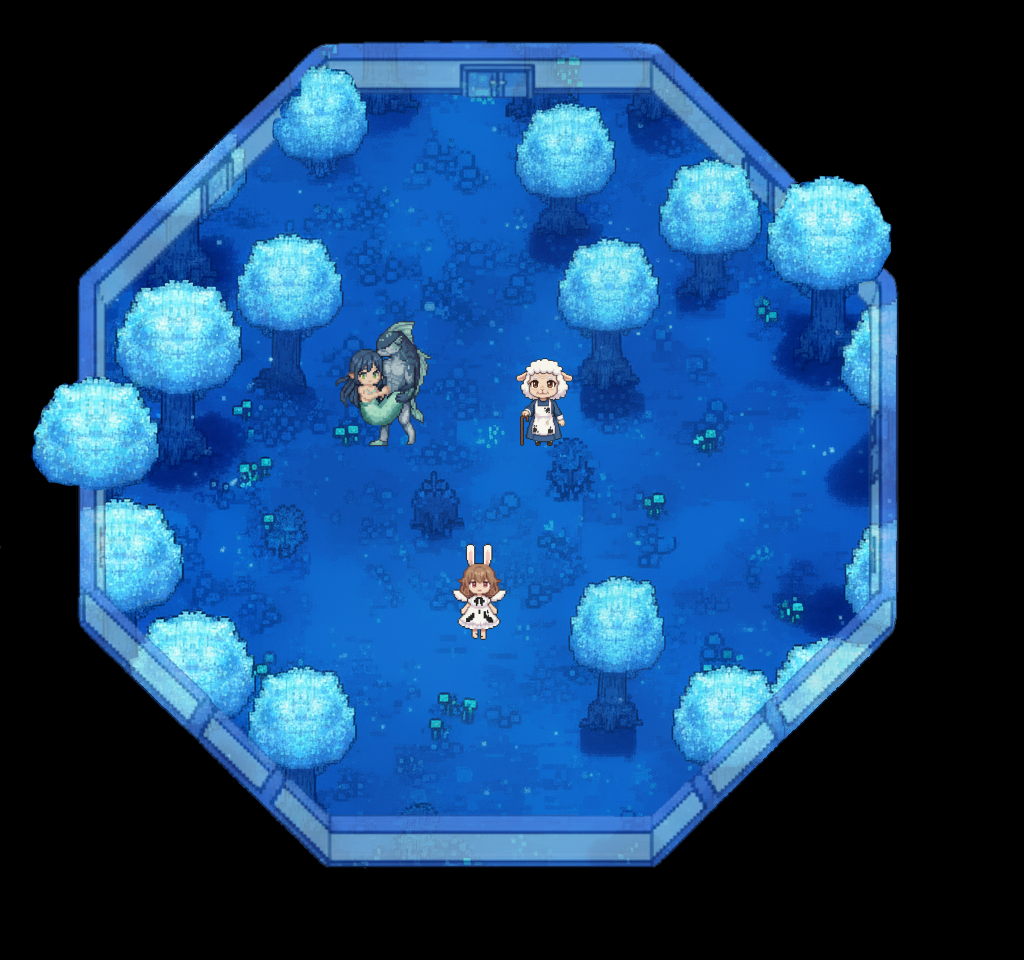

Below is a game level as drawn by its tile map, then a one-line description and the .tmx file that defines it, in full:
An orthogonal 16x15 tile map with 64x64 px tiles, 2 tile layers (ground, monster), 4 tilesets and 42 objects (from_hall, blue_hall, closed_door, fish, sheep, ...).

<map version="1.10" tiledversion="1.11.2" orientation="orthogonal" renderorder="right-down" width="16" height="15" tilewidth="64" tileheight="64" infinite="0" nextlayerid="9" nextobjectid="59">
 <tileset firstgid="1" source="blue.tsx" />
 <tileset firstgid="257" source="../fish/fish.tsx" />
 <tileset firstgid="261" source="../sheep/sheep.tsx" />
 <tileset firstgid="263" source="../bunny/bunny.tsx" />
 <layer id="6" name="ground" width="16" height="15">
  <data encoding="csv">
17,18,19,20,21,22,23,24,25,26,27,28,29,30,31,0,
33,34,35,36,37,38,39,40,41,42,43,44,45,46,47,0,
49,50,51,52,53,54,55,56,57,58,59,60,61,62,63,0,
65,66,67,68,69,70,71,72,73,74,75,76,77,78,79,0,
81,82,83,84,85,86,87,88,89,90,91,92,93,94,95,0,
97,98,99,100,101,102,103,104,105,106,107,108,109,110,111,0,
113,114,115,116,117,118,119,120,121,122,123,124,125,126,127,0,
129,130,131,132,133,134,135,136,137,138,139,140,141,142,143,0,
145,146,147,148,149,150,151,152,153,154,155,156,157,158,159,0,
161,162,163,164,165,166,167,168,169,170,171,172,173,174,175,0,
177,178,179,180,181,182,183,184,185,186,187,188,189,190,191,0,
193,194,195,196,197,198,199,200,201,202,203,204,205,206,207,0,
209,210,211,212,213,214,215,216,217,218,219,220,221,222,223,0,
225,226,227,228,229,230,231,232,233,234,235,236,237,238,239,0,
0,0,0,0,0,0,0,0,0,0,0,0,0,0,0,0
</data>
 </layer>
 <layer id="7" name="monster" width="16" height="15">
  <data encoding="csv">
0,0,0,0,0,0,0,0,0,0,0,0,0,0,0,0,
0,0,0,0,0,0,0,0,0,0,0,0,0,0,0,0,
0,0,0,0,0,0,0,0,0,0,0,0,0,0,0,0,
0,0,0,0,0,0,0,0,0,0,0,0,0,0,0,0,
0,0,0,0,0,0,0,0,0,0,0,0,0,0,0,0,
0,0,0,0,0,257,258,0,261,0,0,0,0,0,0,0,
0,0,0,0,0,259,260,0,262,0,0,0,0,0,0,0,
0,0,0,0,0,0,0,0,0,0,0,0,0,0,0,0,
0,0,0,0,0,0,0,263,0,0,0,0,0,0,0,0,
0,0,0,0,0,0,0,264,0,0,0,0,0,0,0,0,
0,0,0,0,0,0,0,0,0,0,0,0,0,0,0,0,
0,0,0,0,0,0,0,0,0,0,0,0,0,0,0,0,
0,0,0,0,0,0,0,0,0,0,0,0,0,0,0,0,
0,0,0,0,0,0,0,0,0,0,0,0,0,0,0,0,
0,0,0,0,0,0,0,0,0,0,0,0,0,0,0,0
</data>
 </layer>
 <objectgroup id="2" name="collision">
  <object id="3" x="239.667" y="237.667" width="99" height="99.6667">
   <ellipse />
  </object>
  <object id="4" x="117.333" y="286" width="123" height="109">
   <ellipse />
  </object>
  <object id="5" x="33.1667" y="377.417" width="123.667" height="109.917">
   <ellipse />
  </object>
  <object id="6" x="68.8333" y="500" width="112.833" height="122.583">
   <ellipse />
  </object>
  <object id="7" x="131.833" y="610.583" width="121.167" height="125.417">
   <ellipse />
  </object>
  <object id="8" x="250" y="669" width="103" height="105.167">
   <ellipse />
  </object>
  <object id="9" x="570.667" y="577.333" width="91.3333" height="99.3333">
   <ellipse />
  </object>
  <object id="10" x="675.333" y="666" width="105.333" height="105.333">
   <ellipse />
  </object>
  <object id="11" x="760.975" y="676.685" width="78.6667" height="58.6667" rotation="320.929">
   <ellipse />
  </object>
  <object id="12" x="859.875" y="519.439" width="52" height="86.8333" rotation="17.9251">
   <ellipse />
  </object>
  <object id="13" x="767.5" y="193.333" width="105.833" height="100.167">
   <ellipse />
  </object>
  <object id="14" x="557.667" y="239.667" width="101.333" height="94.6667">
   <ellipse />
  </object>
  <object id="15" x="516" y="101" width="98.8333" height="100.333">
   <ellipse />
  </object>
  <object id="16" x="657.833" y="160.5" width="103.167" height="97.5">
   <ellipse />
  </object>
  <object id="17" x="275.667" y="68" width="88.6667" height="93.3333">
   <ellipse />
  </object>
  <object id="18" x="863.264" y="295.412" width="64" height="98.6667" rotation="19.7944">
   <ellipse />
  </object>
  <object id="19" x="309.25" y="159.25" width="24" height="19" />
  <object id="20" x="270.75" y="334" width="31" height="59.5" />
  <object id="21" x="161" y="393.75" width="33" height="69.25" />
  <object id="22" x="549.5" y="199" width="28.5" height="37" />
  <object id="23" x="591.5" y="331.5" width="32.5" height="56" />
  <object id="24" x="695" y="255" width="30" height="47" />
  <object id="25" x="599" y="673.5" width="28.5" height="56.5" />
  <object id="26" x="811.5" y="292" width="33.5" height="64" />
  <object id="27" x="284.25" y="769" width="30.75" height="37.5" />
  <object id="29" x="545" y="437" width="47" height="65">
   <ellipse />
  </object>
  <object id="30" x="411" y="475.333" width="50" height="68">
   <ellipse />
  </object>
  <object id="31" x="264" y="502.333" width="44.6667" height="55">
   <ellipse />
  </object>
  <object id="45" x="317.333" y="41.3333" width="334.667" height="53.3333" />
  <object id="46" x="326.667" y="816" width="324" height="49.3333" />
  <object id="47" x="869.333" y="284" width="24" height="341.333" />
  <object id="48" x="80" y="278.667" width="25.3333" height="358.667" />
  <object id="49" x="323.601" y="24.8382" width="44" height="354.787" rotation="44.7662" />
  <object id="50" x="870" y="586.606" width="44" height="354.787" rotation="44.7662" />
  <object id="51" x="635.351" y="77.254" width="44" height="354.787" rotation="313.756" />
  <object id="52" x="68" y="632.606" width="44" height="354.787" rotation="313.756" />
 </objectgroup>
 <objectgroup id="3" name="entry_point">
  <object id="32" name="from_hall" x="795" y="459.333">
   <point />
  </object>
 </objectgroup>
 <objectgroup id="4" name="teleport">
  <object id="34" name="blue_hall" x="833.221" y="486.352" width="67" height="26.849" rotation="269.881">
   <properties>
    <property name="target_map" value="asset/hall/hall.tmx" />
    <property name="target_spawn_point" value="from_blue" />
   </properties>
  </object>
 </objectgroup>
 <objectgroup id="5" name="interact">
  <object id="38" name="closed_door" x="460.667" y="96" width="74.6667" height="35.3333" />
  <object id="56" name="fish" x="346.667" y="314.667" width="76" height="126.667" />
  <object id="57" name="sheep" x="512" y="360" width="54.6667" height="89.3333" />
  <object id="58" name="bunny" x="448" y="550.667" width="61.3333" height="85.3333" />
 </objectgroup>
</map>
